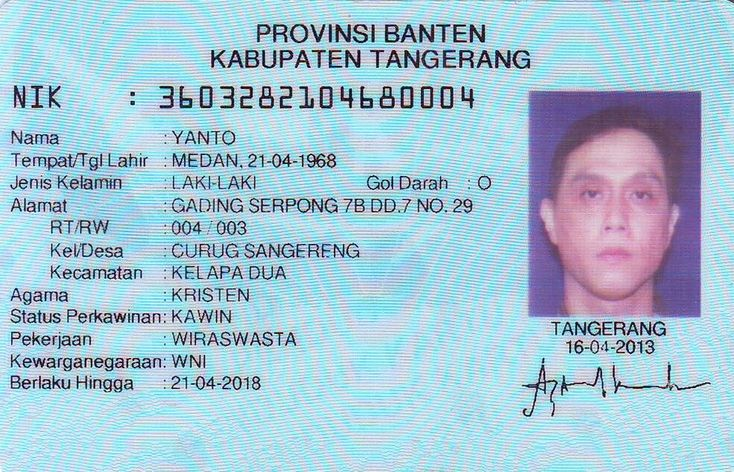
#> input picture KTPscan/1.jpg, 734 x 472 px; its folder holds only this picture in this run
$ python ocr.py
#> lines starting #> are read from the running program, lines starting #| are printed output that depends on the picture
import cv2
import pytesseract
import os

def read_image(img_path):
#> called with img_path = 'KTPscan/1.jpg'
    img = cv2.imread(img_path)
#> img is the input picture: shape (472, 734, 3); mean B, G, R 212.7, 196.2, 164.7
    gray = cv2.cvtColor(img, cv2.COLOR_BGR2GRAY)
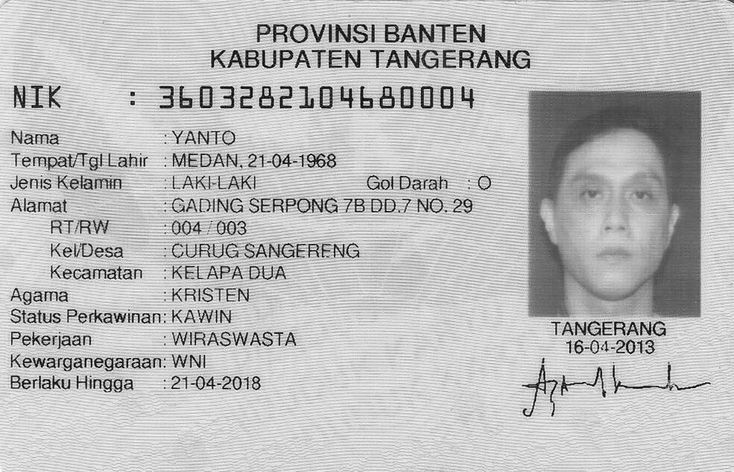
#> gray: shape (472, 734); min 0, max 255, mean 188.7

    th, threshed = cv2.threshold(gray, 127, 255, cv2.THRESH_TRUNC)
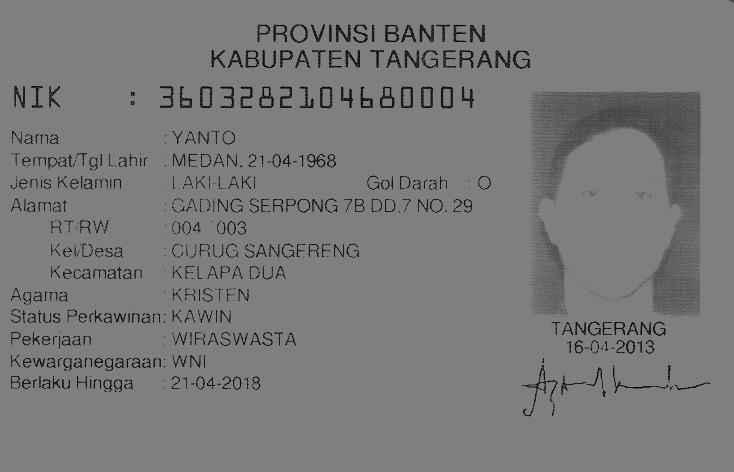
#> threshed: shape (472, 734); min 0, max 127, mean 121.3

#> (the run stopped early here; a loop or call above may not have finished)

$ run again, on KTPscan/2.jpg
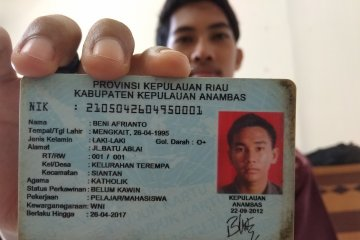
#> input picture KTPscan/2.jpg, 360 x 240 px
#> in read_image, img is the input picture: shape (240, 360, 3); mean B, G, R 117.5, 123.9, 134.3
#> in read_image, `gray = cv2.cvtColor(img, cv2.COLOR_BGR2GRAY)`:
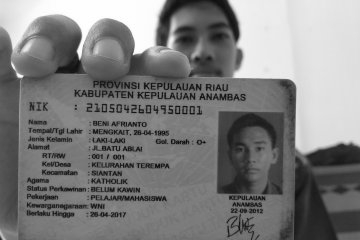
#> gray: shape (240, 360); min 5, max 255, mean 126.3
#> in read_image, `th, threshed = cv2.threshold(gray, 127, 255, cv2.THRESH_TRUNC)`:
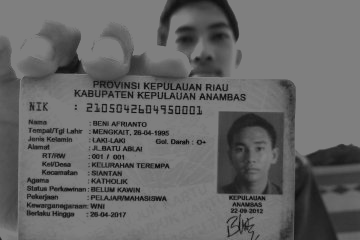
#> threshed: shape (240, 360); min 5, max 127, mean 102.4

$ run again, on KTPscan/3.jpg
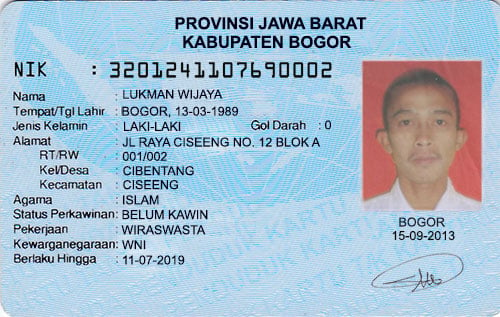
#> input picture KTPscan/3.jpg, 500 x 317 px
#> in read_image, img is the input picture: shape (317, 500, 3); mean B, G, R 207.9, 189.2, 165.1
#> in read_image, `gray = cv2.cvtColor(img, cv2.COLOR_BGR2GRAY)`:
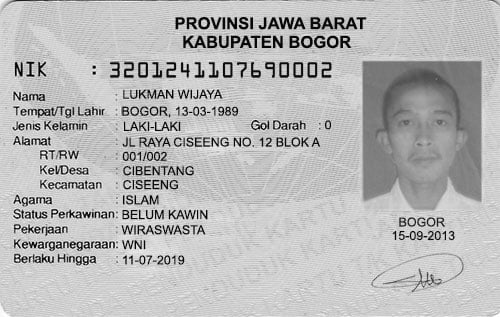
#> gray: shape (317, 500); min 1, max 255, mean 184.1
#> in read_image, `th, threshed = cv2.threshold(gray, 127, 255, cv2.THRESH_TRUNC)`:
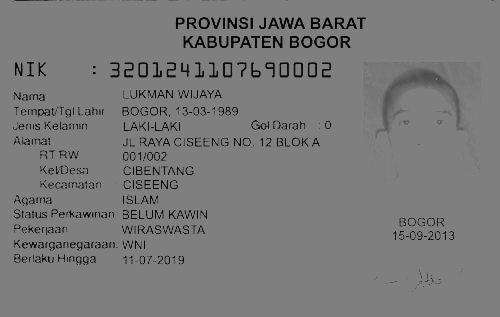
#> threshed: shape (317, 500); min 1, max 127, mean 121.5

$ run again, on KTPscan/4.jpg
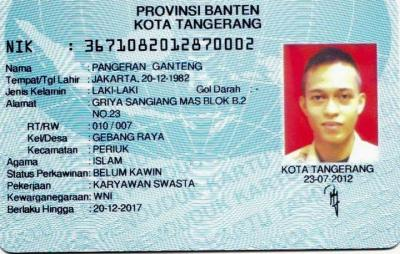
#> input picture KTPscan/4.jpg, 400 x 254 px
#> in read_image, img is the input picture: shape (254, 400, 3); mean B, G, R 193.1, 187.2, 169.3
#> in read_image, `gray = cv2.cvtColor(img, cv2.COLOR_BGR2GRAY)`:
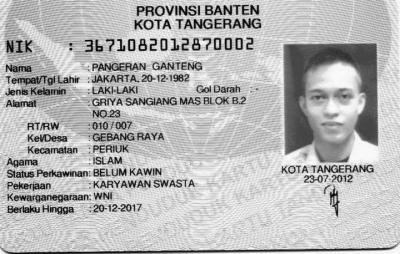
#> gray: shape (254, 400); min 1, max 255, mean 182.5
#> in read_image, `th, threshed = cv2.threshold(gray, 127, 255, cv2.THRESH_TRUNC)`:
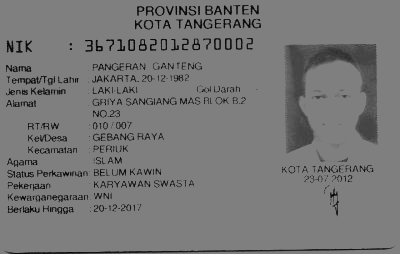
#> threshed: shape (254, 400); min 1, max 127, mean 118.7
